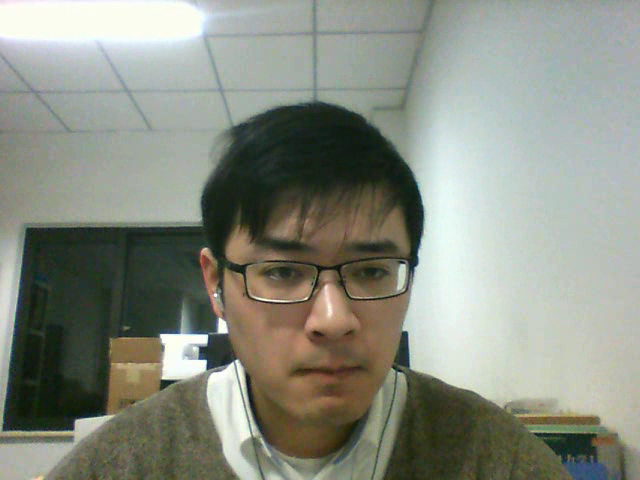
#> input picture frame 7 of screencast.avi, 640 x 480 px, given in place of the camera
$ python cameo.py   (older library calls are emulated)
#> lines starting #> are read from the running program, lines starting #| are printed output that depends on the picture
### utils.py
import cv2
import numpy
import scipy.interpolate


# [5 lines left out: function createFlatView, not called in this run]


def createLookupArray(func, length=256):

#> called with length = 256
    if func is None:
        return None
    lookupArray = numpy.empty(length)
    i = 0
    while i < length:
        func_i = func(i)
        lookupArray[i] = min(max(0, func_i), length - 1)
        i += 1
    return lookupArray


def applyLookupArray(lookupArray, src, dst):

    if lookupArray is None:
        return
    dst[:] = lookupArray[src]


def createCurveFunc(points):

    if points is None:
        return None
    numPoints = len(points)
    if numPoints < 2:
        return None
    xs, ys = zip(*points)
    if numPoints < 4:
        kind = 'linear'
        # 'quadratic' is not implemented.
    else:
        kind = 'cubic'
    return scipy.interpolate.interp1d(xs, ys, kind,
                                      bounds_error=False)


def createCompositeFunc(func0, func1):

    if func0 is None:
        return func1
    if func1 is None:
        return func0
    return lambda x: func0(func1(x))

### managers.py
import cv2
import numpy
import time


class CaptureManager(object):

    def __init__(self, capture, previewWindowManager = None, shouldMirrorPreview = False):

        self.previewWindowManager = previewWindowManager
        self.shouldMirrorPreview = shouldMirrorPreview

        self._capture = capture
        self._channel = 0
        self._enteredFrame = False
        self._frame = None
        self._imageFilename = None
        self._videoFilename = None
        self._videoEncoding = None
        self._videoWriter = None

        self._startTime = None
        self._framesElapsed = int(0)
        self._fpsEstimate = None

    @property
    def channel(self):
        return self._channel

    # [5 lines left out: function channel, not called in this run]

    @property
    def frame(self):
        if self._enteredFrame and self._frame is None:
            n, self._frame = self._capture.retrieve()
        return self._frame

    @property
    def isWritingImage(self):
        return self._imageFilename is not None

    @property
    def isWritingVideo(self):
        return self._videoFilename is not None

    def enterFrame(self):
        """capture the next frame, if any."""
        if self._capture is not None:
            self._enteredFrame = self._capture.grab()

    def exitFrame(self):
        """Draw to the window. Write to files. Release the frame"""
        if self.frame is None:
            self._enteredFrame = False
            return

        if self._framesElapsed == 0:
            self._startTime = time.time()
        else:
            timeElapsed = time.time() - self._startTime
            self._fpsEstimate = self._framesElapsed / timeElapsed
        self._framesElapsed += 1

        # 写入窗口
        if self.previewWindowManager is not None:
            if self.shouldMirrorPreview:
                mirroredFrame = numpy.fliplr(self._frame).copy()
                self.previewWindowManager.show(mirroredFrame)
            else:
                self.previewWindowManager.show(self._frame)

        # 写入图片文件
        if self.isWritingImage:
            cv2.imwrite(self._imageFilename, self._frame)
            self._imageFilename = None

        # 写入视频
        self._writeVideoFrame()

        # 销毁帧
        self._frame = None
        self._enteredFrame = False

    def writeImage(self, filename):
        """write the next exited frame to an image file."""
        self._imageFilename = filename

    # [10 lines left out: functions startWritingVideo, stopWritingVideo, not called in this run]

    def _writeVideoFrame(self):

        if not self.isWritingVideo:
            return
        if self._videoWriter is None:
            fps = self._capture.get(cv2.CAP_PROP_FPS)
            if fps == 0.0:
                # 估计fps值
                if self._framesElapsed < 20:
                    # wait until more frame elapsee so that the estimate is more stable
                    return
                else:
                    fps = self._fpsEstimate
            size = (int(self._capture.get(cv2.CAP_PROP_FRAME_WIDTH)), int(self._capture.get(cv2.CAP_PROP_FRAME_HEIGHT)))
            self._videoWriter = cv2.VideoWriter(self._videoFilename, self._videoEncoding, fps, size)
        self._videoWriter.write(self._frame)


class WindowManager(object):

    def __init__(self, windowName, keypressCallback = None):
        self.keypressCallback = keypressCallback

        self._windowName = windowName
        self._isWindowCreated = False

    @property
    def isWindowCreated(self):
        return self._isWindowCreated

    def createWindow(self):
        cv2.namedWindow(self._windowName)
        self._isWindowCreated = True

    def show(self, frame):
        cv2.imshow(self._windowName, frame)

    def destoryWindow(self):
        cv2.destroyWindow(self._windowName)
        self._isWindowCreated = False

    def processEvents(self):
        keycode = cv2.waitKey(1)
        if self.keypressCallback is not None and keycode != -1:
            # discard any non-ASCII info encoded by GTK
            keycode &= 0xFF
            self.keypressCallback(keycode)

### filters.py
import cv2
import numpy
import utils


def strokeEdges(src, dst, blurKsize = 7, edgeKsize = 5):
    if blurKsize >= 3:
        blurredSrc = cv2.medianBlur(src, blurKsize)
        graySrc = cv2.cvtColor(blurredSrc, cv2.COLOR_BGR2GRAY)
    else:
        graySrc = cv2.cvtColor(src, cv2.COLOR_BGR2GRAY)
    cv2.Laplacian(graySrc, cv2.CV_8U, graySrc, ksize = edgeKsize)
    normalizedInverseAlpha = (1.0 / 255) * (255 - graySrc)
    channels = cv2.split(src)
    for channel in channels:
        channel[:] = channel * normalizedInverseAlpha
    cv2.merge(channels, dst)


class VConvolutionFilter(object):
    # 卷积滤波器
    def __init__(self, kernel):
        self._kernel = kernel

    def apply(self, src, dst):
        cv2.filter2D(src, -1, self._kernel, dst)


class SharpenFilter(VConvolutionFilter):
    # 锐化滤波器 核心改为8为边缘检测
    # [5 lines left out: function __init__, not called in this run]


class BlurFilter(VConvolutionFilter):
    # 模糊滤波器
    # [7 lines left out: function __init__, not called in this run]


class EmbossFilter(VConvolutionFilter):
    # 浮雕效果
    # [5 lines left out: function __init__, not called in this run]


class BGRFuncFilter(object):
    """A filter that applies different functions to each of BGR."""

    def __init__(self, vFunc=None, bFunc=None, gFunc=None,
                 rFunc=None, dtype=numpy.uint8):
        length = numpy.iinfo(dtype).max + 1
        self._bLookupArray = utils.createLookupArray(
            utils.createCompositeFunc(bFunc, vFunc), length)
        self._gLookupArray = utils.createLookupArray(
            utils.createCompositeFunc(gFunc, vFunc), length)
        self._rLookupArray = utils.createLookupArray(
            utils.createCompositeFunc(rFunc, vFunc), length)

    def apply(self, src, dst):
        """Apply the filter with a BGR source/destination."""
        b, g, r = cv2.split(src)
        utils.applyLookupArray(self._bLookupArray, b, b)
        utils.applyLookupArray(self._gLookupArray, g, g)
        utils.applyLookupArray(self._rLookupArray, r, r)
        cv2.merge([b, g, r], dst)


class BGRCurveFilter(BGRFuncFilter):
    """A filter that applies different curves to each of BGR."""

    def __init__(self, vPoints=None, bPoints=None,
                 gPoints=None, rPoints=None, dtype=numpy.uint8):
        BGRFuncFilter.__init__(self,
                               utils.createCurveFunc(vPoints),
                               utils.createCurveFunc(bPoints),
                               utils.createCurveFunc(gPoints),
                               utils.createCurveFunc(rPoints), dtype)


class BGRPortraCurveFilter(BGRCurveFilter):
    """A filter that applies Portra-like curves to BGR."""

    def __init__(self, dtype=numpy.uint8):
        BGRCurveFilter.__init__(
            self,
            vPoints=[(0, 0), (23, 20), (157, 173), (255, 255)],
            bPoints=[(0, 0), (41, 46), (231, 228), (255, 255)],
            gPoints=[(0, 0), (52, 47), (189, 196), (255, 255)],
            rPoints=[(0, 0), (69, 69), (213, 218), (255, 255)],
            dtype=dtype)

### cameo.py
import cv2
import filters
from managers import WindowManager, CaptureManager


class Cameo(object):
    def __init__(self):
        self._windowManager = WindowManager('Cameo', self.onKeypress)
        self._captureManager = CaptureManager(cv2.VideoCapture(0), self._windowManager, True)
        self._curveFilter = filters.BGRPortraCurveFilter()

    def run(self):
        """Run the main loop"""
        self._windowManager.createWindow()
        while self._windowManager.isWindowCreated:
            self._captureManager.enterFrame()
            frame = self._captureManager.frame
            if frame is not None:
                filters.strokeEdges(frame, frame)
                self._curveFilter.apply(frame, frame)
            self._captureManager.exitFrame()
            self._windowManager.processEvents()
#> this loop made 1 pass; (key Esc is pressed on pass 1)
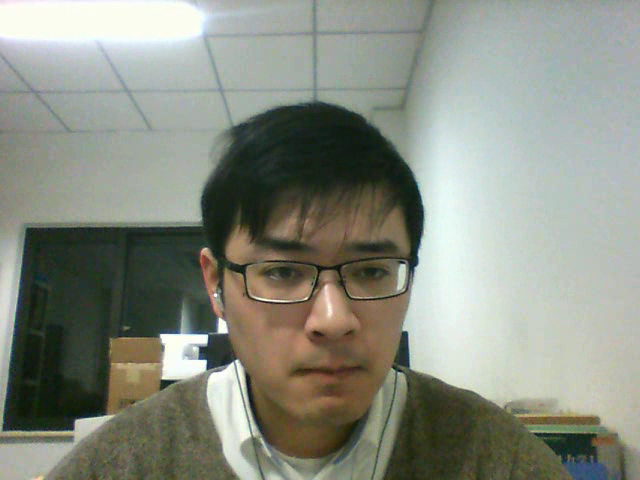
#> input picture frame 7 of screencast.avi, 640 x 480 px, given in place of the camera
#> pass 1, in strokeEdges, `graySrc = cv2.cvtColor(blurredSrc, cv2.COLOR_BGR2GRAY)`:
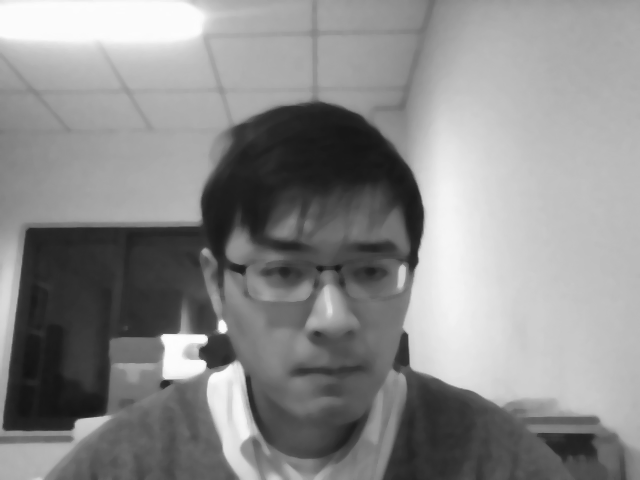
#> graySrc: shape (480, 640); min 19, max 253, mean 139
#> pass 1, in strokeEdges, `normalizedInverseAlpha = (1.0 / 255) * (255 - graySrc)`:
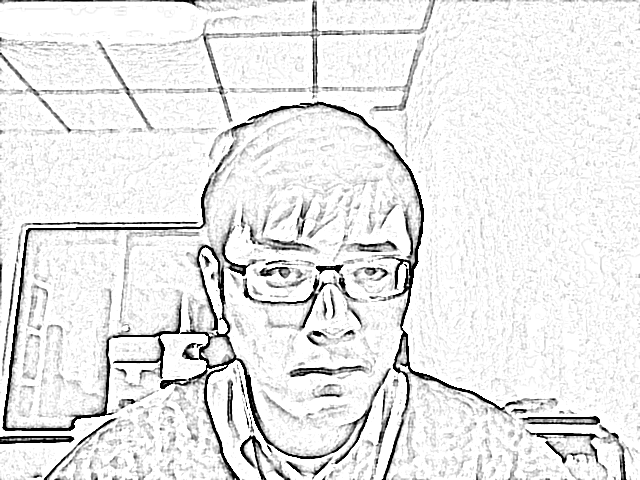
#> normalizedInverseAlpha: shape (480, 640) float64; min 0, max 1, mean 0.911
#> pass 1, in apply, `b, g, r = cv2.split(src)`:
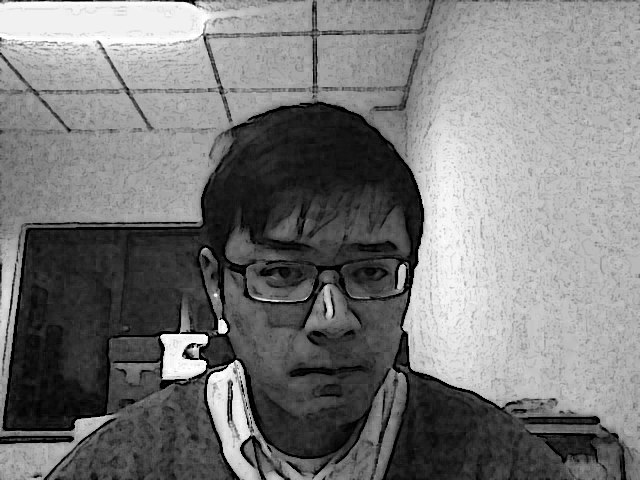
#> b: shape (480, 640); min 0, max 255, mean 121.4
#> after the loop:
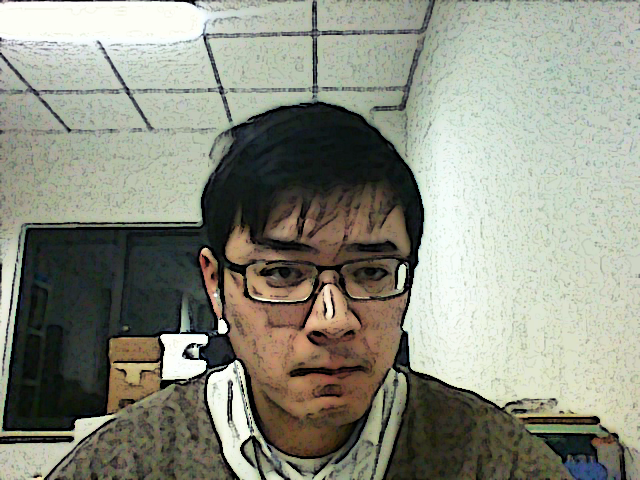
#> frame: shape (480, 640, 3); mean B, G, R 129.1, 142.5, 140.2


    def onKeypress(self, keycode):
        """Handle a keypress
           space  ->  take a screenshot.
           tab    ->  start/stop recording a screencast
           escape ->  Quit
        """
        if keycode == 32:  # space
            self._captureManager.writeImage('screenshot.png')
        elif keycode == 9:  # tab
            if not self._captureManager.isWritingVideo:
                self._captureManager.startWritingVideo('screencast.avi')
            else:
                self._captureManager.stopWritingVideo()
        elif keycode == 27:  # escape
            self._windowManager.destoryWindow()


if __name__ == "__main__":
    Cameo().run()

$ run again, starting later in the video
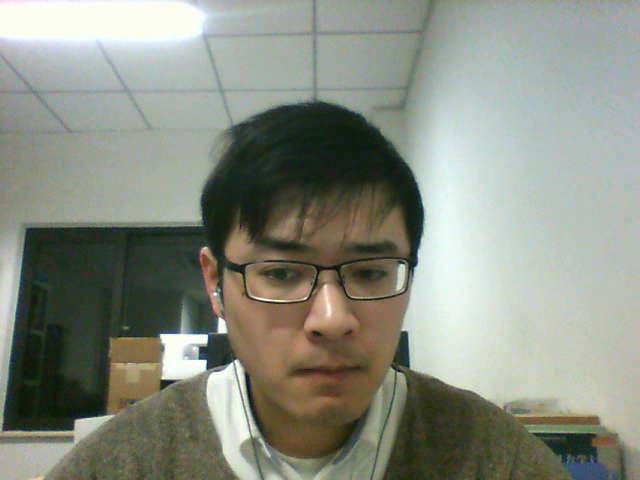
#> input picture frame 32 of screencast.avi, 640 x 480 px, given in place of the camera
#> the loop in run, `while self._windowManager.isWindowCreated:` made 1 pass; (key Esc is pressed on pass 1)
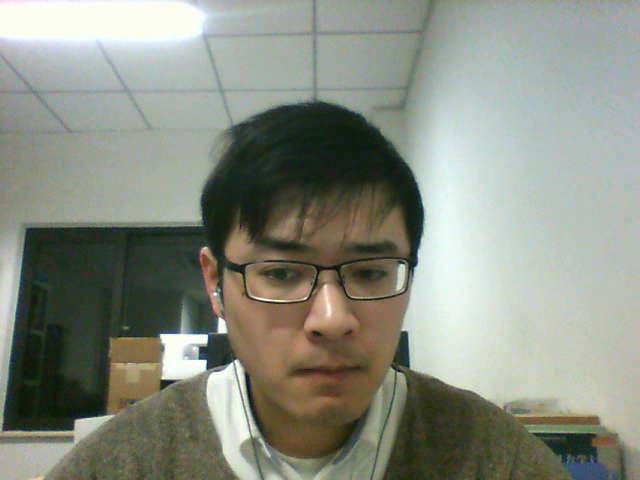
#> input picture frame 32 of screencast.avi, 640 x 480 px, given in place of the camera
#> pass 1, in strokeEdges, `normalizedInverseAlpha = (1.0 / 255) * (255 - graySrc)`:
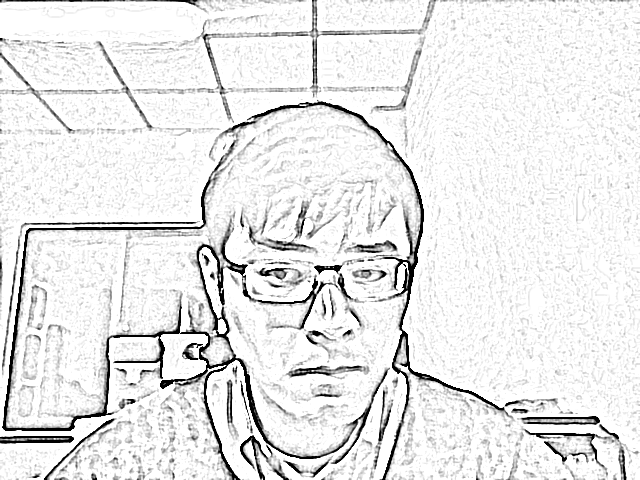
#> normalizedInverseAlpha: shape (480, 640) float64; min 0, max 1, mean 0.911
#> after the loop in run, `while self._windowManager.isWindowCreated:`:
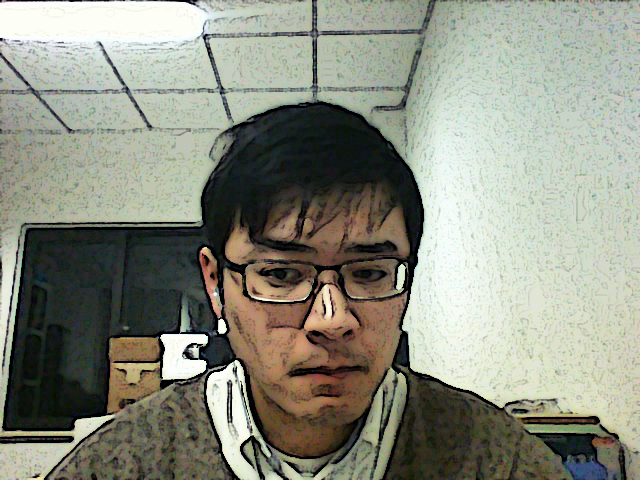
#> frame: shape (480, 640, 3); mean B, G, R 129, 142.5, 140.3

$ run again, starting later in the video
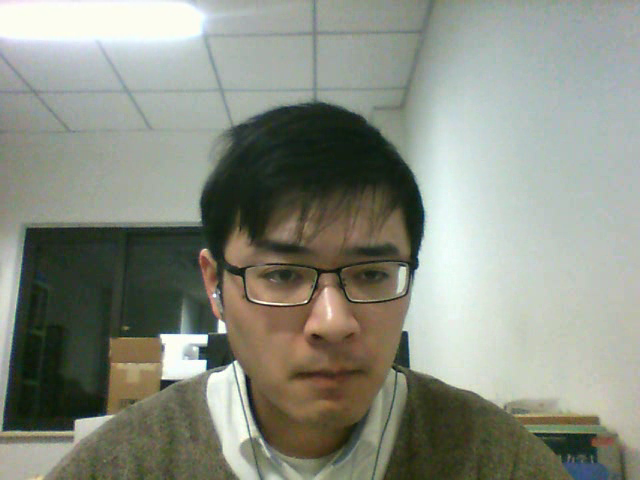
#> input picture frame 57 of screencast.avi, 640 x 480 px, given in place of the camera
#> the loop in run, `while self._windowManager.isWindowCreated:` made 1 pass; (key Esc is pressed on pass 1)
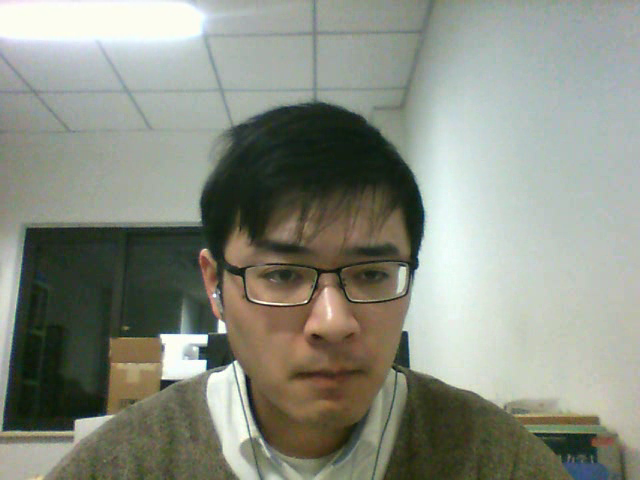
#> input picture frame 57 of screencast.avi, 640 x 480 px, given in place of the camera
#> pass 1, in strokeEdges, `normalizedInverseAlpha = (1.0 / 255) * (255 - graySrc)`:
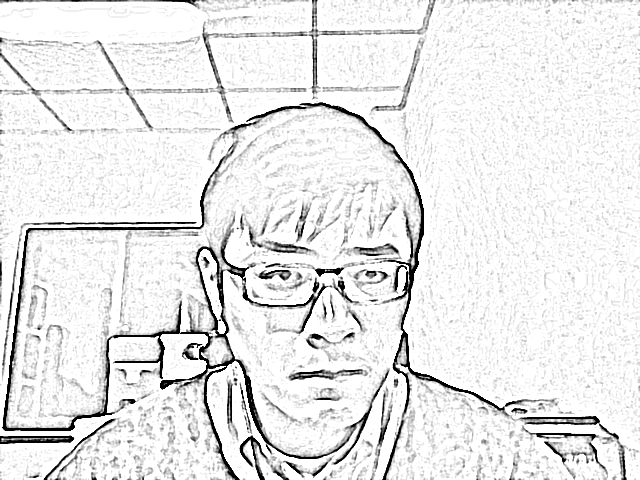
#> normalizedInverseAlpha: shape (480, 640) float64; min 0, max 1, mean 0.912
#> after the loop in run, `while self._windowManager.isWindowCreated:`:
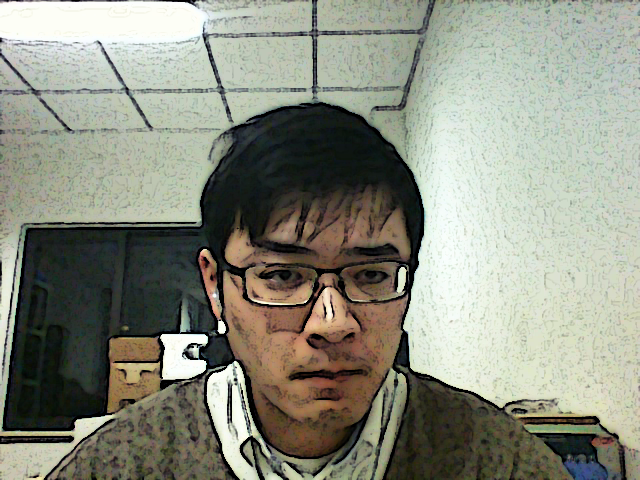
#> frame: shape (480, 640, 3); mean B, G, R 128.5, 142.2, 140
